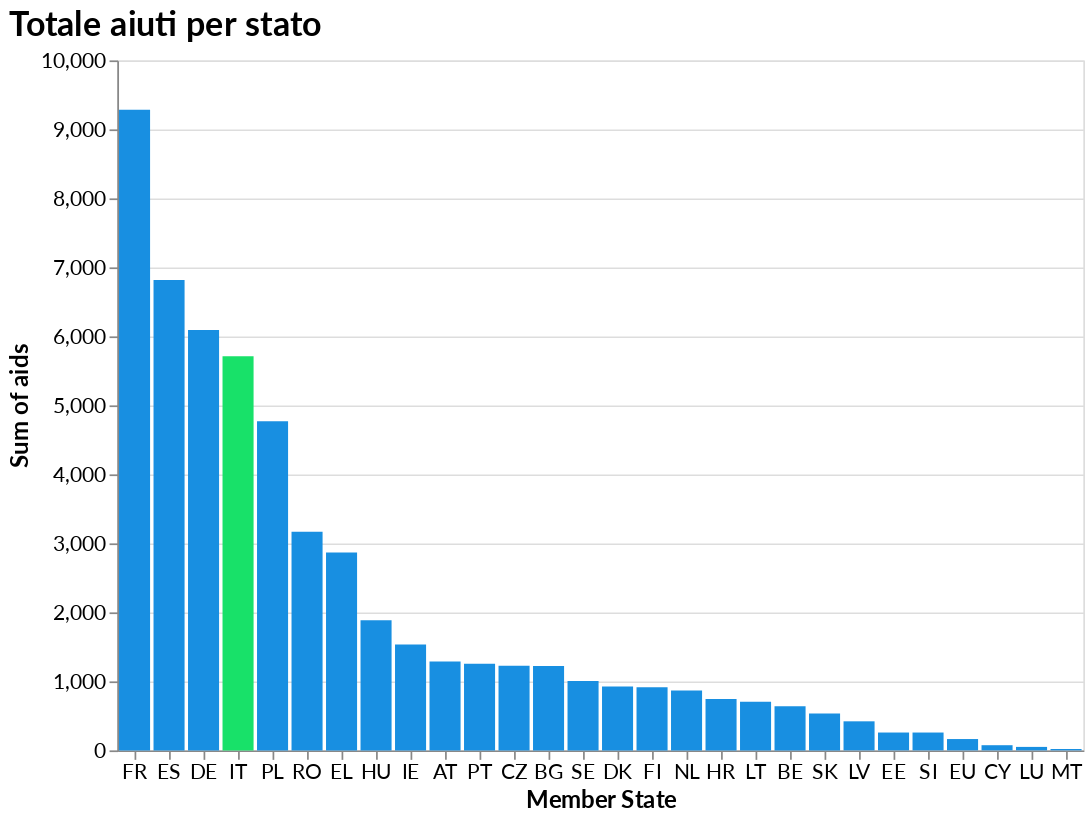

Here is the notebook cell this chart was saved with:
### Code cell
## TOTALE AIUTI AI VARI STATI

cap_tot = pd.read_csv(r"E:\Gianluca\Master Big Data Pisa\Progetto_Finale\Agricolo 2\Group_6_2024_Project\Grafici\capstati.csv")
cap_tot.rename(columns={
    'a. Direct aids (1st pillar - EAGF)': 'Direct aids',
    'b. Total 1st pillar - EAGF (incl. (a.))': 'Direct aids and sectorial aids',
    'c. Total EAFRD (2nd pillar)': 'Rural development',
    '(b+c)': 'Total percentage'
}, inplace=True)
cap_tot.drop(columns=['% of total EU'], inplace=True) #il dataset non riporta il valore in percentuale dell'intera distribuzione, quindi calcoliamolo noi
cap_tot['Sum of aids'] = cap_tot['Direct aids and sectorial aids'] + cap_tot['Rural development']



chart = alt.Chart(cap_tot).mark_bar().encode(
    x=alt.X("Member State:N", title="Member State", axis=alt.Axis(labelAngle=0), sort="-y"),
    y=alt.Y("Sum of aids:Q", title="Sum of aids"),
    color=alt.condition(
        alt.datum['Member State'] == 'IT',  
        alt.value('#18E169'),  
        alt.value('#188FE1')  
    ),
    tooltip=[
        alt.Tooltip("Member State:N", title="Member State"),
        alt.Tooltip("Sum of aids:Q", title="Sum of aids", format=".2f")
    ]
).properties(
    title="Totale aiuti per stato",
    width="container",
    height=400
)

chart

### Figure 1 — Vega-Lite specification as saved in the notebook (floating-point values rounded to 4 significant figures)
{"config": {"background": "transparent", "title": {"font": "Lato", "fontSize": 20, "anchor": "start", "color": "black"}, "axis": {"labelFont": "Lato", "titleFont": "Lato", "labelFontSize": 12, "titleFontSize": 14}}, "data": {"name": "data-11d5a51c55c2c4bbf61c9a28b2ab0d3a"}, "mark": {"type": "bar"}, "encoding": {"color": {"condition": {"test": "(datum['Member State'] === 'IT')", "value": "#18E169"}, "value": "#188FE1"}, "tooltip": [{"field": "Member State", "title": "Member State", "type": "nominal"}, {"field": "Sum of aids", "format": ".2f", "title": "Sum of aids", "type": "quantitative"}], "x": {"axis": {"labelAngle": 0}, "field": "Member State", "sort": "-y", "title": "Member State", "type": "nominal"}, "y": {"field": "Sum of aids", "title": "Sum of aids", "type": "quantitative"}}, "height": 400, "title": "Totale aiuti per stato", "width": "container", "$schema": "https://vega.github.io/schema/vega-lite/v5.17.0.json", "datasets": {"data-11d5a51c55c2c4bbf61c9a28b2ab0d3a": [{"Member State": "BE", "Direct aids": 498.6, "Direct aids and sectorial aids": 557.3, "Rural development": 83.2, "Total percentage": "1.17%", "Sum of aids": 640.5}, {"Member State": "BG", "Direct aids": 843.2, "Direct aids and sectorial aids": 867.9, "Rural development": 354.6, "Total percentage": "2.25%", "Sum of aids": 1222.0}, {"Member State": "HR", "Direct aids": 347.7, "Direct aids and sectorial aids": 360.7, "Rural development": 382.1, "Total percentage": "1.36%", "Sum of aids": 742.8}, {"Member State": "CZ", "Direct aids": 852.3, "Direct aids and sectorial aids": 869.4, "Rural development": 357.1, "Total percentage": "2.25%", "Sum of aids": 1226.0}, {"Member State": "DK", "Direct aids": 798.5, "Direct aids and sectorial aids": 808.2, "Rural development": 116.7, "Total percentage": "1.7%", "Sum of aids": 924.9}, {"Member State": "DE", "Direct aids": 4615.0, "Direct aids and sectorial aids": 4740.0, "Rural development": 1354.0, "Total percentage": "11.2%", "Sum of aids": 6094.0}, {"Member State": "EE", "Direct aids": 165.4, "Direct aids and sectorial aids": 167.1, "Rural development": 91.6, "Total percentage": "0.47%", "Sum of aids": 258.7}, {"Member State": "EL", "Direct aids": 1991.0, "Direct aids and sectorial aids": 2233.0, "Rural development": 635.8, "Total percentage": "5.3%", "Sum of aids": 2868.0}, {"Member State": "ES", "Direct aids": 5055.0, "Direct aids and sectorial aids": 5667.0, "Rural development": 1149.0, "Total percentage": "12.5%", "Sum of aids": 6816.0}, {"Member State": "FR", "Direct aids": 6808.0, "Direct aids and sectorial aids": 7372.0, "Rural development": 1913.0, "Total percentage": "17.1%", "Sum of aids": 9285.0}, {"Member State": "IE", "Direct aids": 1181.0, "Direct aids and sectorial aids": 1191.0, "Rural development": 343.3, "Total percentage": "2.8%", "Sum of aids": 1534.0}, {"Member State": "IT", "Direct aids": 3552.0, "Direct aids and sectorial aids": 4242.0, "Rural development": 1471.0, "Total percentage": "10.5%", "Sum of aids": 5712.0}, {"Member State": "CY", "Direct aids": 47.3, "Direct aids and sectorial aids": 52.71, "Rural development": 22.2, "Total percentage": "0.14%", "Sum of aids": 74.91}, {"Member State": "LV", "Direct aids": 294.7, "Direct aids and sectorial aids": 297.1, "Rural development": 124.0, "Total percentage": "0.77%", "Sum of aids": 421.1}, {"Member State": "LT", "Direct aids": 510.2, "Direct aids and sectorial aids": 514.7, "Rural development": 188.9, "Total percentage": "1.3%", "Sum of aids": 703.6}, {"Member State": "LU", "Direct aids": 34.3, "Direct aids and sectorial aids": 34.9, "Rural development": 15.41, "Total percentage": "0.1%", "Sum of aids": 50.31}, {"Member State": "HU", "Direct aids": 1277.0, "Direct aids and sectorial aids": 1310.0, "Rural development": 576.5, "Total percentage": "3.5%", "Sum of aids": 1887.0}, {"Member State": "MT", "Direct aids": 5.1, "Direct aids and sectorial aids": 5.2, "Rural development": 14.9, "Total percentage": "0.04%", "Sum of aids": 20.1}, {"Member State": "NL", "Direct aids": 651.3, "Direct aids and sectorial aids": 703.1, "Rural development": 163.1, "Total percentage": "1.6%", "Sum of aids": 866.2}, {"Member State": "AT", "Direct aids": 683.3, "Direct aids and sectorial aids": 707.3, "Rural development": 580.7, "Total percentage": "2.37%", "Sum of aids": 1288.0}, {"Member State": "PL", "Direct aids": 3320.0, "Direct aids and sectorial aids": 3351.0, "Rural development": 1419.0, "Total percentage": "8.8%", "Sum of aids": 4770.0}, {"Member State": "PT", "Direct aids": 756.4, "Direct aids and sectorial aids": 860.9, "Rural development": 393.7, "Total percentage": "2.3%", "Sum of aids": 1255.0}, {"Member State": "RO", "Direct aids": 1885.0, "Direct aids and sectorial aids": 1953.0, "Rural development": 1215.0, "Total percentage": "5.8%", "Sum of aids": 3168.0}, {"Member State": "SI", "Direct aids": 132.5, "Direct aids and sectorial aids": 139.5, "Rural development": 119.1, "Total percentage": "0.5%", "Sum of aids": 258.6}, {"Member State": "SK", "Direct aids": 384.7, "Direct aids and sectorial aids": 395.8, "Rural development": 138.9, "Total percentage": "1.0%", "Sum of aids": 534.7}, {"Member State": "FI", "Direct aids": 517.3, "Direct aids and sectorial aids": 526.0, "Rural development": 388.3, "Total percentage": "1.7%", "Sum of aids": 914.3}, {"Member State": "SE", "Direct aids": 673.0, "Direct aids and sectorial aids": 686.3, "Rural development": 319.7, "Total percentage": "1.85%", "Sum of aids": 1006.0}, {"Member State": "EU", "Direct aids": 0.0, "Direct aids and sectorial aids": 164.2, "Rural development": 0.0, "Total percentage": "0.3%", "Sum of aids": 164.2}]}}
